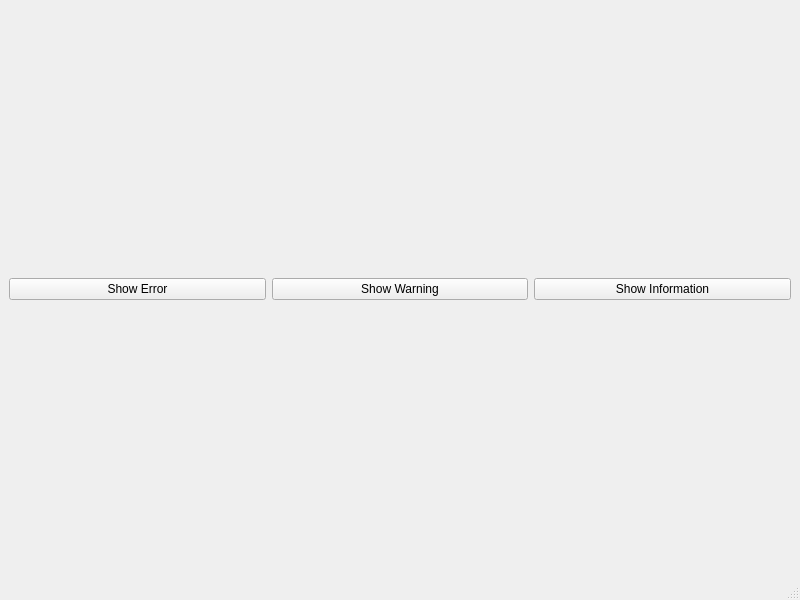
<?xml version="1.0" encoding="UTF-8"?>
<ui version="4.0">
 <class>MainWindow</class>
 <widget class="QMainWindow" name="MainWindow">
  <property name="geometry">
   <rect>
    <x>0</x>
    <y>0</y>
    <width>800</width>
    <height>600</height>
   </rect>
  </property>
  <property name="windowTitle">
   <string>MainWindow</string>
  </property>
  <widget class="QWidget" name="centralwidget">
   <layout class="QHBoxLayout" name="horizontalLayout">
    <item>
     <widget class="QPushButton" name="pushButton">
      <property name="text">
       <string>Show Error</string>
      </property>
     </widget>
    </item>
    <item>
     <widget class="QPushButton" name="pushButton_2">
      <property name="text">
       <string>Show Warning</string>
      </property>
     </widget>
    </item>
    <item>
     <widget class="QPushButton" name="pushButton_3">
      <property name="text">
       <string>Show Information</string>
      </property>
     </widget>
    </item>
   </layout>
  </widget>
  <widget class="QMenuBar" name="menubar">
   <property name="geometry">
    <rect>
     <x>0</x>
     <y>0</y>
     <width>800</width>
     <height>26</height>
    </rect>
   </property>
  </widget>
  <widget class="QStatusBar" name="statusbar"/>
 </widget>
 <resources/>
 <connections/>
</ui>
